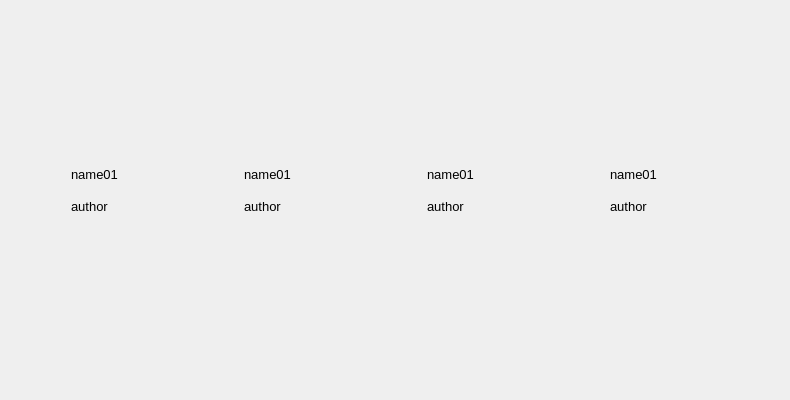
<?xml version="1.0" encoding="UTF-8"?>
<ui version="4.0">
 <class>NewDisc</class>
 <widget class="QWidget" name="NewDisc">
  <property name="geometry">
   <rect>
    <x>0</x>
    <y>0</y>
    <width>790</width>
    <height>400</height>
   </rect>
  </property>
  <property name="windowTitle">
   <string>Form</string>
  </property>
  <property name="styleSheet">
   <string notr="true"/>
  </property>
  <widget class="QWidget" name="DiscF" native="true">
   <property name="geometry">
    <rect>
     <x>0</x>
     <y>10</y>
     <width>42</width>
     <height>42</height>
    </rect>
   </property>
  </widget>
  <widget class="QWidget" name="gridLayoutWidget">
   <property name="geometry">
    <rect>
     <x>50</x>
     <y>10</y>
     <width>731</width>
     <height>371</height>
    </rect>
   </property>
   <layout class="QGridLayout" name="gridLayout">
    <property name="horizontalSpacing">
     <number>14</number>
    </property>
    <property name="verticalSpacing">
     <number>2</number>
    </property>
    <item row="2" column="3">
     <widget class="QWidget" name="Disc7" native="true">
      <property name="minimumSize">
       <size>
        <width>158</width>
        <height>140</height>
       </size>
      </property>
      <property name="maximumSize">
       <size>
        <width>158</width>
        <height>140</height>
       </size>
      </property>
     </widget>
    </item>
    <item row="0" column="1">
     <widget class="QWidget" name="Disc1" native="true">
      <property name="minimumSize">
       <size>
        <width>158</width>
        <height>140</height>
       </size>
      </property>
      <property name="maximumSize">
       <size>
        <width>158</width>
        <height>140</height>
       </size>
      </property>
     </widget>
    </item>
    <item row="2" column="2">
     <widget class="QWidget" name="Disc6" native="true">
      <property name="minimumSize">
       <size>
        <width>158</width>
        <height>140</height>
       </size>
      </property>
      <property name="maximumSize">
       <size>
        <width>158</width>
        <height>140</height>
       </size>
      </property>
     </widget>
    </item>
    <item row="0" column="0">
     <widget class="QWidget" name="Disc0" native="true">
      <property name="minimumSize">
       <size>
        <width>158</width>
        <height>140</height>
       </size>
      </property>
      <property name="maximumSize">
       <size>
        <width>158</width>
        <height>140</height>
       </size>
      </property>
     </widget>
    </item>
    <item row="0" column="3">
     <widget class="QWidget" name="Disc3" native="true">
      <property name="minimumSize">
       <size>
        <width>158</width>
        <height>140</height>
       </size>
      </property>
      <property name="maximumSize">
       <size>
        <width>158</width>
        <height>140</height>
       </size>
      </property>
     </widget>
    </item>
    <item row="2" column="0">
     <widget class="QWidget" name="Disc4" native="true">
      <property name="minimumSize">
       <size>
        <width>158</width>
        <height>140</height>
       </size>
      </property>
      <property name="maximumSize">
       <size>
        <width>158</width>
        <height>140</height>
       </size>
      </property>
     </widget>
    </item>
    <item row="2" column="1">
     <widget class="QWidget" name="Disc5" native="true">
      <property name="minimumSize">
       <size>
        <width>158</width>
        <height>140</height>
       </size>
      </property>
      <property name="maximumSize">
       <size>
        <width>158</width>
        <height>140</height>
       </size>
      </property>
     </widget>
    </item>
    <item row="0" column="2">
     <widget class="QWidget" name="Disc2" native="true">
      <property name="minimumSize">
       <size>
        <width>158</width>
        <height>140</height>
       </size>
      </property>
      <property name="maximumSize">
       <size>
        <width>158</width>
        <height>140</height>
       </size>
      </property>
     </widget>
    </item>
    <item row="1" column="0">
     <widget class="QWidget" name="Disc01" native="true">
      <property name="maximumSize">
       <size>
        <width>16777215</width>
        <height>80</height>
       </size>
      </property>
      <widget class="QLabel" name="labName01">
       <property name="geometry">
        <rect>
         <x>10</x>
         <y>10</y>
         <width>141</width>
         <height>20</height>
        </rect>
       </property>
       <property name="font">
        <font>
         <family>Microsoft YaHei UI</family>
         <pointsize>10</pointsize>
        </font>
       </property>
       <property name="text">
        <string>name01</string>
       </property>
      </widget>
      <widget class="QLabel" name="labDiscAu01">
       <property name="geometry">
        <rect>
         <x>10</x>
         <y>40</y>
         <width>100</width>
         <height>25</height>
        </rect>
       </property>
       <property name="font">
        <font>
         <family>Microsoft YaHei UI</family>
         <pointsize>10</pointsize>
        </font>
       </property>
       <property name="text">
        <string>author</string>
       </property>
      </widget>
     </widget>
    </item>
    <item row="1" column="1">
     <widget class="QWidget" name="Disc02" native="true">
      <property name="maximumSize">
       <size>
        <width>16777215</width>
        <height>80</height>
       </size>
      </property>
      <widget class="QLabel" name="labDiscAu02">
       <property name="geometry">
        <rect>
         <x>0</x>
         <y>40</y>
         <width>100</width>
         <height>25</height>
        </rect>
       </property>
       <property name="font">
        <font>
         <family>Microsoft YaHei UI</family>
         <pointsize>10</pointsize>
        </font>
       </property>
       <property name="text">
        <string>author</string>
       </property>
      </widget>
      <widget class="QLabel" name="labName02">
       <property name="geometry">
        <rect>
         <x>0</x>
         <y>10</y>
         <width>151</width>
         <height>20</height>
        </rect>
       </property>
       <property name="font">
        <font>
         <family>Microsoft YaHei UI</family>
         <pointsize>10</pointsize>
        </font>
       </property>
       <property name="text">
        <string>name01</string>
       </property>
      </widget>
     </widget>
    </item>
    <item row="1" column="2">
     <widget class="QWidget" name="Disc03" native="true">
      <property name="maximumSize">
       <size>
        <width>16777215</width>
        <height>80</height>
       </size>
      </property>
      <widget class="QLabel" name="labDiscAu03">
       <property name="geometry">
        <rect>
         <x>0</x>
         <y>40</y>
         <width>100</width>
         <height>25</height>
        </rect>
       </property>
       <property name="font">
        <font>
         <family>Microsoft YaHei UI</family>
         <pointsize>10</pointsize>
        </font>
       </property>
       <property name="text">
        <string>author</string>
       </property>
      </widget>
      <widget class="QLabel" name="labName03">
       <property name="geometry">
        <rect>
         <x>0</x>
         <y>10</y>
         <width>161</width>
         <height>20</height>
        </rect>
       </property>
       <property name="font">
        <font>
         <family>Microsoft YaHei UI</family>
         <pointsize>10</pointsize>
        </font>
       </property>
       <property name="text">
        <string>name01</string>
       </property>
      </widget>
     </widget>
    </item>
    <item row="1" column="3">
     <widget class="QWidget" name="Disc04" native="true">
      <property name="maximumSize">
       <size>
        <width>16777215</width>
        <height>80</height>
       </size>
      </property>
      <widget class="QLabel" name="labDiscAu04">
       <property name="geometry">
        <rect>
         <x>0</x>
         <y>40</y>
         <width>100</width>
         <height>25</height>
        </rect>
       </property>
       <property name="font">
        <font>
         <family>Microsoft YaHei UI</family>
         <pointsize>10</pointsize>
        </font>
       </property>
       <property name="text">
        <string>author</string>
       </property>
      </widget>
      <widget class="QLabel" name="labName04">
       <property name="geometry">
        <rect>
         <x>0</x>
         <y>10</y>
         <width>151</width>
         <height>20</height>
        </rect>
       </property>
       <property name="font">
        <font>
         <family>Microsoft YaHei UI</family>
         <pointsize>10</pointsize>
        </font>
       </property>
       <property name="text">
        <string>name01</string>
       </property>
      </widget>
     </widget>
    </item>
   </layout>
  </widget>
 </widget>
 <resources/>
 <connections/>
</ui>
